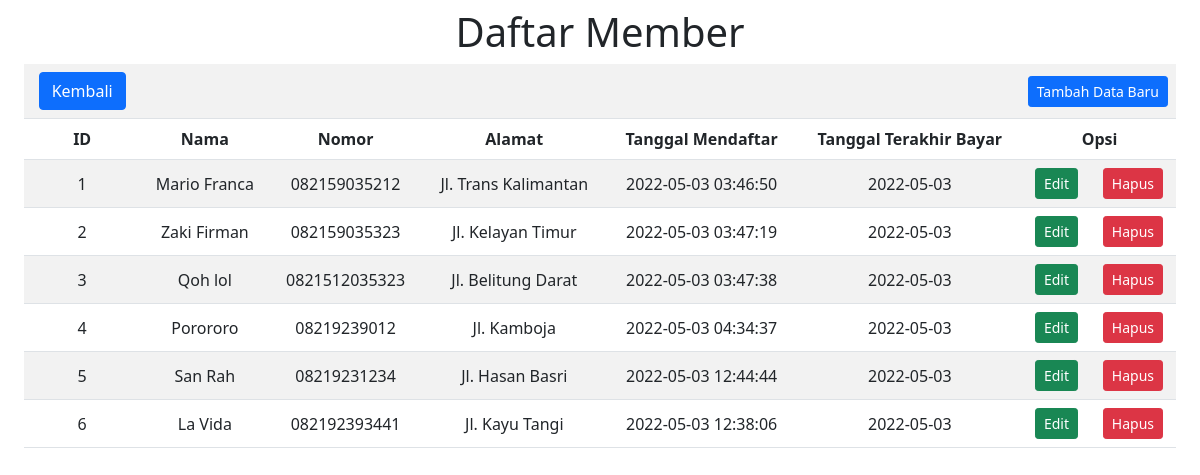
The page /Member.php on the database its author committed.
### tables this page shows
CREATE TABLE `member` (
  `id_member` int(11) NOT NULL,
  `nama_member` varchar(250) DEFAULT NULL,
  `nomor_member` varchar(15) DEFAULT NULL,
  `alamat` text DEFAULT NULL,
  `tgl_mendaftar` datetime DEFAULT NULL,
  `tgl_terakhir_bayar` date DEFAULT NULL
);

### Model.php (called while the page is built, shortened)
<?php
function selectalldata($table)
{
  $select = "SELECT * FROM $table";
  $select1 = mysqli_query($GLOBALS['connect'], $select);
  return $select1;
}

### Member.php (the view, shortened to what this page needs)
<?php
require "Model.php";
?>
<!doctype html>
<html lang="en">
<head>
  <link href="https://cdn.jsdelivr.net/npm/bootstrap@5.1.3/dist/css/bootstrap.min.css" rel="stylesheet">
</head>
<body>
  <h1 class="mt-2">Daftar Member</h1>
  <div class="table-responsive mx-4">
    <table class="table table-striped align-middle">
      <tr>
        <td><a href="index.php"><button type="button" class="btn btn-primary">Kembali</button></a></td>
        <td colspan=7><a href="FormMember.php"><button type="button" class="btn btn-primary float-end btn-sm">Tambah Data Baru</button></a></td>
      </tr>
      <tr>
        <th>ID</th>
        <th>Nama</th>
        <th>Nomor</th>
        <th>Alamat</th>
        <th>Tanggal Mendaftar</th>
        <th>Tanggal Terakhir Bayar</th>
        <th colspan="2">Opsi</th>
      </tr>
      <?php
      $result = selectalldata("member");
      while ($data = mysqli_fetch_array($result)) { ?>
        <tr>
          <td><?php echo $data['id_member'] ?></td>
          <td><?php echo $data['nama_member'] ?></td>
          <td><?php echo $data['nomor_member'] ?></td>
          <td><?php echo $data['alamat'] ?></td>
          <td><?php echo $data['tgl_mendaftar'] ?></td>
          <td><?php echo $data['tgl_terakhir_bayar'] ?></td>
          <td style="text-align: center;"><a href="FormMember.php?id_member=<?php echo $data['id_member']; ?>"><button class="btn btn-success btn-sm">Edit</button></a></td>
          <td style="text-align: center;"><a href="Member.php?id_member=<?php echo $data['id_member']; ?>" onclick="return confirm('Hapus data?')"><button class="btn btn-danger btn-sm">Hapus</button></a></td>
        </tr>
      <?php } ?>
    </table>
  </div>
</body>
</html>

### Member.php (style rules this page uses)
h1, table { text-align: center; }

### rows shown on the page
member: id_member "1", nama_member "Mario Franca", nomor_member "082159035212", alamat "Jl. Trans Kalimantan", tgl_mendaftar "2022-05-03 03:46:50", tgl_terakhir_bayar "2022-05-03"
member: id_member "2", nama_member "Zaki Firman", nomor_member "082159035323", alamat "Jl. Kelayan Timur", tgl_mendaftar "2022-05-03 03:47:19", tgl_terakhir_bayar "2022-05-03"
member: id_member "3", nama_member "Qoh lol", nomor_member "0821512035323", alamat "Jl. Belitung Darat", tgl_mendaftar "2022-05-03 03:47:38", tgl_terakhir_bayar "2022-05-03"
member: id_member "4", nama_member "Porororo", nomor_member "08219239012", alamat "Jl. Kamboja", tgl_mendaftar "2022-05-03 04:34:37", tgl_terakhir_bayar "2022-05-03"
member: id_member "5", nama_member "San Rah", nomor_member "08219231234", alamat "Jl. Hasan Basri", tgl_mendaftar "2022-05-03 12:44:44", tgl_terakhir_bayar "2022-05-03"
member: id_member "6", nama_member "La Vida", nomor_member "082192393441", alamat "Jl. Kayu Tangi", tgl_mendaftar "2022-05-03 12:38:06", tgl_terakhir_bayar "2022-05-03"
